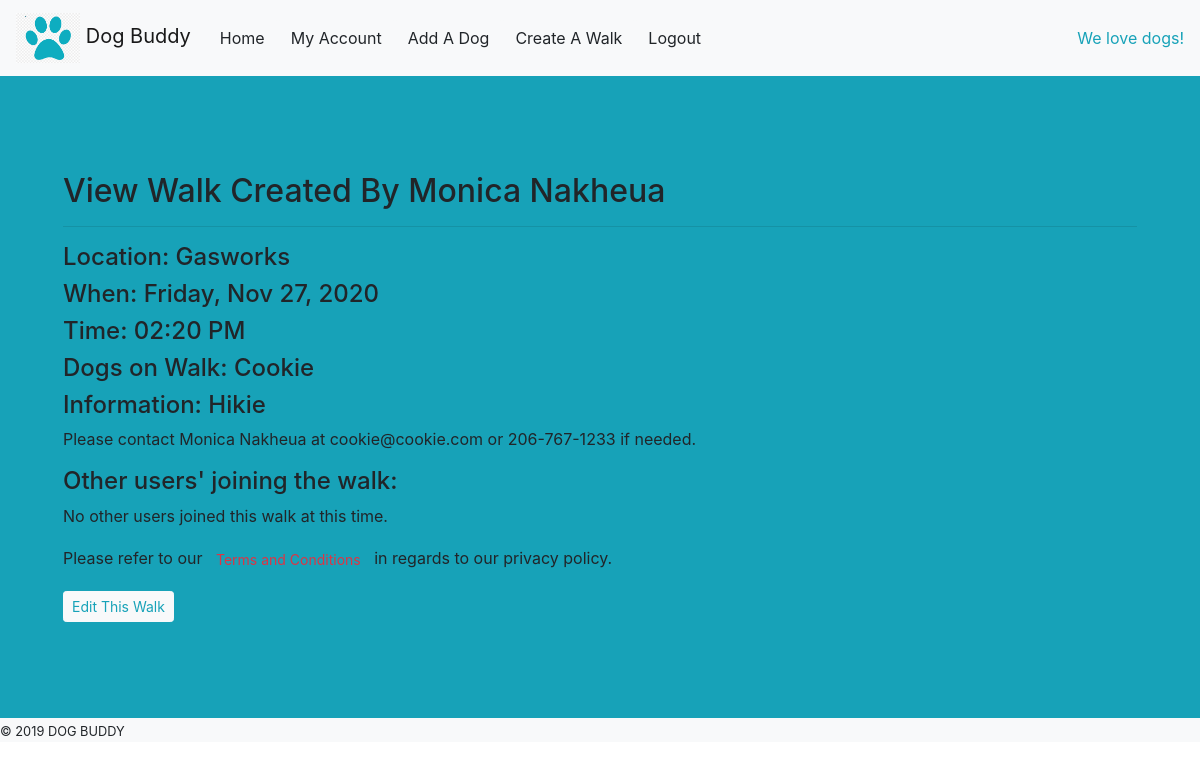
/view_walk/6 (signed in), run on the app's committed database.
### models.py (models this page shows, shortened)
class User(db.Model):
    id = db.Column(db.Integer, primary_key=True)
    first_name = db.Column(db.String(255))
    last_name = db.Column(db.String(255))
    email = db.Column(db.String(255), unique=True)
    date_of_birth = db.Column(db.String(255))
    phone_number = db.Column(db.String(255))
    password = db.Column(db.String(60))
    image = db.Column(db.String(500))
    created_at = db.Column(db.DateTime, server_default=func.now())
    updated_at = db.Column(db.DateTime, server_default=func.now(), onupdate=func.now())
    user_joined_walk = db.relationship('Walk', secondary = users_and_walks, backref='users_on_walk', cascade='all')

class Walk(db.Model):
    id = db.Column(db.Integer, primary_key=True)
    planned_by_user_id = db.Column(db.Integer)
    location = db.Column(db.String(255))
    date = db.Column(db.String(255))
    time = db.Column(db.String(255))
    dogs = db.Column(db.String(255))
    walk_info = db.Column(db.String(255))
    created_at = db.Column(db.DateTime, server_default=func.now())
    updated_at = db.Column(db.DateTime, server_default=func.now(), onupdate=func.now())
    users_on_this_walk = db.relationship('User', secondary = users_and_walks, backref='user_joins_walks', cascade='all')

### controller_functions.py (the view)
def see_view_walk_page(id):
    login_name = session["first_name"]
    login_id = session["user_id"]
    your_dogs = Dog.query.all()
    view_plan_with_creator = db.session.query(User, Walk).filter(Walk.planned_by_user_id == User.id).filter(Walk.id == id).all()
    first_name = view_plan_with_creator[0].User.first_name
    last_name = view_plan_with_creator[0].User.last_name
    email = view_plan_with_creator[0].User.email
    phone_number = view_plan_with_creator[0].User.phone_number
    walk_date = view_plan_with_creator[0].Walk.date
    walk_time = view_plan_with_creator[0].Walk.time
    walk_location = view_plan_with_creator[0].Walk.location
    walk_info = view_plan_with_creator[0].Walk.walk_info
    dogs_on_walk = view_plan_with_creator[0].Walk.dogs
    users_on_this_walk = db.session.query(Walk, User).join(User, Walk.users_on_this_walk).filter(Walk.id == id).all()
    return render_template("view_walk.html", login_name = login_name, login_id = login_id, first_name = first_name, last_name = last_name, email = email, phone_number = phone_number, walk_date = walk_date, walk_time = walk_time, walk_location = walk_location, walk_info = walk_info, this_walk = users_on_this_walk, all_dogs = your_dogs, dogs_on_walk = dogs_on_walk, allquery = view_plan_with_creator, users_on_this_walk = users_on_this_walk)

### controller_functions.py (called while the page is built)
@app.template_filter('strftime')
def _jinja2_filter_datetime(date, fmt=None):
    date = dateutil.parser.parse(date)
    native = date.replace(tzinfo=None)
    format='%A, %b %d, %Y'
    return native.strftime(format)

### templates/view_walk.html (shortened to what this page needs)
<!DOCTYPE html>
<html lang="en">
<head>
    <link rel="stylesheet" href="https://stackpath.bootstrapcdn.com/bootstrap/4.3.1/css/bootstrap.min.css">
</head>
<body>
    <nav class="navbar navbar-expand-lg navbar-light bg-light">
        <a class="navbar-brand" href="/dashboard">
            <img src="/static/img/db_logo_blue.png" alt="db_logo" height="50">
            Dog Buddy
        </a>
        <div class="collapse navbar-collapse" id="navbarText">
            <ul class="navbar-nav mr-auto">
                <li class="nav-item active">
                    <form action="/dashboard" method="POST">
                        <button type="submit" class="btn btn-light">Home</button>
                    </form>
                </li>
                <li class="nav-item">
                    <form action="/myaccount" method="GET">
                        <button type="submit" class="btn btn-light">My Account</button>
                    </form>
                </li>
                <li class="nav-item">
                    <button type="submit" class="btn btn-light" data-toggle="modal" data-target="#addadog">Add A Dog</button>
                </li>
                <li class="nav-item">
                    <button type="button" class="btn btn-light" data-toggle="modal" data-target="#createwalk">Create A Walk</button>
                </li>
                <li class="nav-item">
                    <form action="/logout" method="POST">
                        <button type="submit" class="btn btn-light">Logout</button>
                    </form>
                </li>
            </ul>
            <span class="navbar-text text-info">
                We love dogs!
            </span>
        </div>
    </nav>
    <div class="container-fluid bg-info">
        <div class="row">
            <div class="col m-5">
                <h2 class="mt-5">View Walk Created By {{ first_name }} {{ last_name }}</h2>
                <hr class="mb-3">
                <h4>Location: {{ walk_location }}</h4>
                <h4>When: {{ walk_date | strftime }}</h4>
                <h4>Time: {{ walk_time }}</h4>
                <h4>Dogs on Walk: {{ dogs_on_walk }}</h4>
                <h4>Information: {{ walk_info }}</h4>
                <p>Please contact {{ first_name }} {{ last_name }} at {{ email }} or {{ phone_number }} if needed.</p>
                <h4>Other users' joining the walk:</h4>
                {% if users_on_this_walk %}
                {% for user in users_on_this_walk %}
                <div class="row">
                    <ul>
                        <li><strong>Name: {{ user[1].first_name }} {{ user[1].last_name }}</strong></li>
                        <li><strong>Contact Info: {{ user[1].email }} or {{ user[1].phone_number }}</strong></li>
                        <li><strong>Dogs:{% for dog in all_dogs %}{% if dog.owner_id == user[1].id %}  <a href="/dog/{{ dog.id }}" class="text-white">{{ dog.dog_name }}</a> | {% endif %} {% endfor %}</strong></li>
                    </ul>
                </div>
                {% endfor %}
                {% else %}
                <p>No other users joined this walk at this time.</p>
                {% endif %}
                <p>Please refer to our
                    <button type="button" class="btn btn-link btn-sm text-danger" data-toggle="modal" data-target="#exampleModalScrollable">
                    </button>
                in regards to our privacy policy.</p>
                {% if allquery %}
                {% for query in allquery %}
                {% if login_id == query[1].planned_by_user_id %}
                <form action="/edit_walk" method="POST">
                    <button type="button" class="btn btn-light text-info btn-sm" data-toggle="modal" data-target="#editwalk">Edit This Walk</button>
                </form>
                {% endif %}
                {% endfor %}
                {% endif %}
            </div>
        </div>
        <div class="row bg-light mt-5">
            <span><small> © 2019 DOG BUDDY </small></span>
        </div>
    </div>
</body>
</html>

### data on the page
User: first_name "Monica", last_name "Nakheua", email "cookie@cookie.com", phone_number "206-767-1233"
Walk: location "Gasworks", date "Friday, Nov 27, 2020", time "02:20 PM", dogs "Cookie", walk_info "Hikie"
